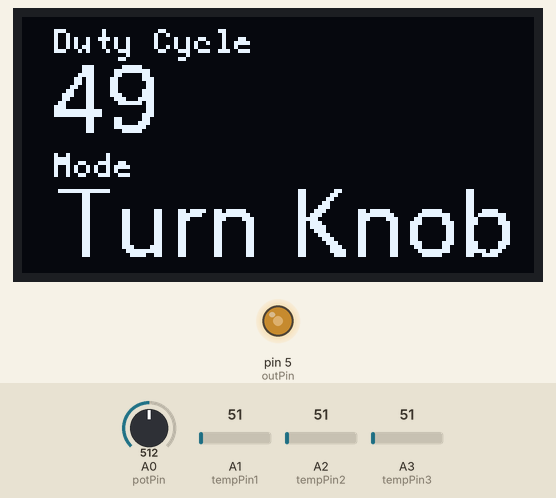
The sketch below on a simulated Arduino Uno, built with avr-gcc and run on an emulated ATmega328P. Shown: 128×64 one-colour display, output pins drawn as LEDs (lit = HIGH). The test bench sets the inputs (shaded band); at power-on: A0 (potPin) = 512, A1 (tempPin1) = 51, A2 (tempPin2) = 51, A3 (tempPin3) = 51. Pins used as bus, display or sensor lines are not drawn.

Above: at 1.2 s.
1.3 s: A0 (potPin) set to 40
At 2.8 s:
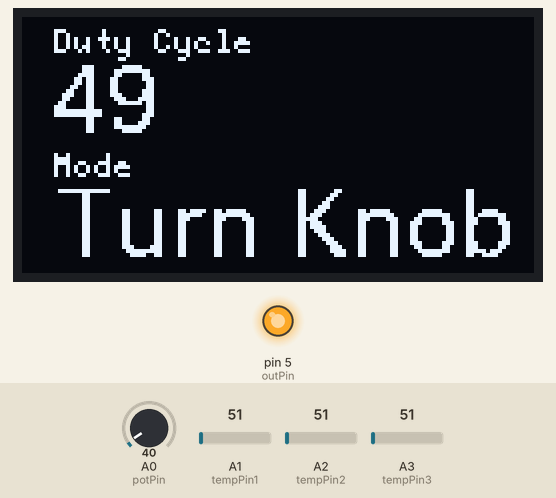
3.2 s: A0 (potPin) set to 30
At 4.6 s:
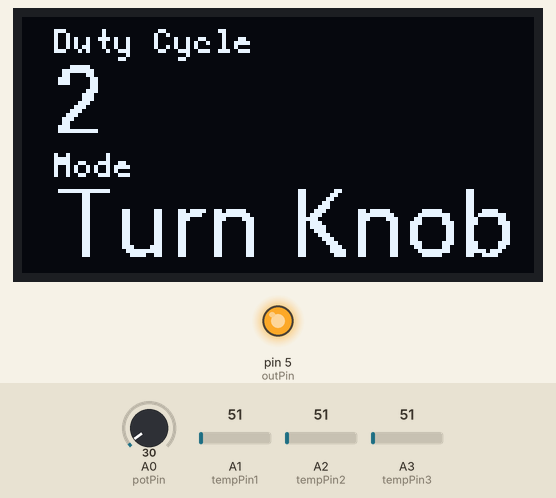
5.7 s: A0 (potPin) set to 264
At 7.4 s:
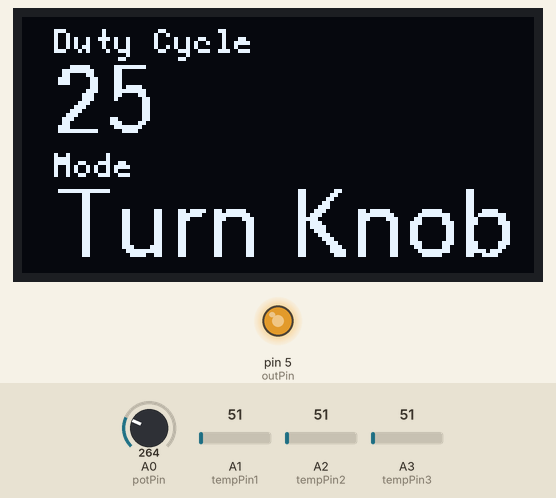
Timing chart, 0 to 8.9 s (numbered marks = the images above; inputs shaded):
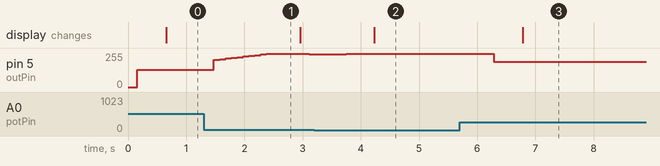

Measured:
- after the input at 1.3 s, pin 5 (outPin): rises from 128/255 to 250/255 in 0.90 s, then falls to 246/255 in 0.74 s
- after the input at 3.2 s, pin 5 (outPin): 246/255 → 248/255 after 0.55 s; the display: changes after 1.0 s (image 2)
- after the input at 5.7 s, pin 5 (outPin): 248/255 → 190/255 after 0.59 s; the display: changes after 1.1 s (image 3)

The sketch:

FerroFluid_JRW.ino
```cpp
/*Talk about this program...*/
#include <LiquidCrystal.h>
float pot;
float totalTime = 9.0;
float lastLapTime = 1.01;
float currentSpeed = 88.88;
float avgSpeed = 15.02;
float totalDist = 6.03;

String totalTimeStr;
int ttM = 0;
int ttMM = 9;
int ttS = 0;
int ttSS = 2;

String lastLapStr;
int llM = 0;
int llMM = 1;
int llS = 0;
int llSS = 1;


#include "U8glib.h"
//Use Gray scale if not using lines
U8GLIB_NHD31OLED_GR u8g(13, 11, 10, 9);	// SPI Com: SCK = 13, MOSI = 11, CS = 10, A0 = 9
//Use Black and White if using lines
//U8GLIB_NHD31OLED_BW u8g(13, 11, 10, 9);	// SPI Com: SCK = 13, MOSI = 11, CS = 10, A0 = 9


int potPin = 0;  // Select input pin for the potentiometer
int tempPin1 = 1;  //Select input pin for temperature sensor 1
int tempPin2 = 2;  //Select input pin for temperature sensor 2
int tempPin3 = 3;  //Select input pin for temperature sensor 3
int outPin = 5;      // Select output pin to control motor driver duty cyle
boolean play = 4; //Select input pin for the 'play' function
const int highTemp=100;    //The temperature at which the electromagnet will turn off (F)
const int safeTemp=95;    //The temperature at which the electromagnet can be turned back on (F)
int outDuty = 0;  //The duty cycle of the output. 0 is minimum, 255 is maximum
int potValue = 0;  //The input value of the potentiometer
int tempReadings1[10]={
  0,0,0,0,0,0,0,0,0,0};  //Ten temperature readings to be averaged from sensor 1
int tempReadings2[10]={
  0,0,0,0,0,0,0,0,0,0};  //Ten temperature readings to be averaged from sensor 2
int tempReadings3[10]={
  0,0,0,0,0,0,0,0,0,0};  //Ten temperature readings to be averaged from sensor 3
int total1;    //The total of the temperature readings
int total2;    //The total of the temperature readings
int total3;    //The total of the temperature readings
int tempValue1;    //The averaged temperature reading from sensor 1
int tempValue2;    //The averaged temperature reading from sensor 2
int tempValue3;    //The averaged temperature reading from sensor 3
int maxTempValue;    //The maximum of the three temperature sensor values
float tempFar;  //The maximum temperature in faranheit
int potReadings[2] = {
  0, 0};    //Keeps the last 2 input values to see if it is changing
boolean movement = true;  //Whether or not there is change in the input
boolean tooHot = false;  //Whether or not the electromagnet is too hot
int fan = 10; //Select output pin for fans

boolean splash = false;  //preventing splash variable

long timer = 60000; //Timer with an interval of 1 minute, or 60000 milliseconds
long time0 = 0;
long moveTime = 0;
int duty_cycle;
String mode;


LiquidCrystal lcd(2, 3, 6, 7, 8, 9);  //Initialize library with the numbers of the interface pins

void setup()
{
  pinMode(fan, OUTPUT);
  pinMode(outPin, OUTPUT);
  pinMode(play, INPUT);
  Serial.begin(9600);
  u8g.setContrast(255);
  u8g.setDefaultForegroundColor();
  long currentTime = millis();
  long loopTime = currentTime;
}

void loop() {

  int button = digitalRead(play);


  if (button) //automated demo code here
  {
    mode = "Playing!";
    analogWrite(fan,255);

    for (int i=0; i<10; i++)  //Burst!!
    {
      int pwm_an = 5;
      analogWrite(outPin,pwm_an);
      delay(100);
    }


    for (int i=0; i<10; i++)  //slow turn down to prevent splashing
    {
      int pwm_an = 205+(i*5);
      analogWrite(outPin,pwm_an);
      delay(200);
    }

    for (int i=0; i<254; i++) //ramp up
    {

      analogWrite(outPin, 255-(i));
      if (i!=254)
      {
        delay(20);
      }
      else
      {
        delay(1000); //hold at highest level
      }
    }


    for (int i=0; i<230; i++) //ramp down
    {

      analogWrite(outPin, i);
      if (i!=230)
      {
        delay(20);
      }
      else
      {
        delay(1000); //hold at lowest level
      }
    }

    for (int i=0; i<4; i++) //number of loops here controls duration of automated 'play'
    {
      analogWrite(outPin, 150);
      delay(2000);
      analogWrite(outPin, 50);
      delay(3000);
    }

    for (int i=0; i<10; i++)  //slow turn down to prevent splashing
    {
      analogWrite(outPin,(155+(i*10)));
      delay(200);
    }

  }


  else // Code here runs whenever device is not in 'Playing' mode.  Reads in Pot, Senses Temperature,etc.

  {
    mode = "Turn Knob";

    analogWrite(fan,255);  //turn on fans
    int sensorValue = analogRead(potPin); //read in pot value
//    Serial.print("Pot:");
//    Serial.println(sensorValue);
    int pwm_an = map(sensorValue,0,1023,255,0); //convert pot value to an analog pwm value
    //Serial.println(pwm_an);
    duty_cycle = map(pwm_an,255,0,0,100); //convert pwm value to duty cycle percentage
    //Serial.println(duty_cycle);

    //Detect if potvalue is changing and modulate timer

    potReadings[0]=potReadings[1];
    potReadings[1]=sensorValue;

    long currentTime = millis(); //save current time


    if (abs(potReadings[1]-potReadings[0])>50) //if not moving for length 'timer' set 'movement' to false
    {
      movement=true;
      moveTime = millis();
    }
    else
    {
      if (abs((moveTime - currentTime))>timer) //wait 1 minute before turning off electromagnent
      {
        movement=false;
      }
      if (abs((moveTime - currentTime))>timer*10) //delay turning off fans for another 10 minutes (timer * 10)
      {
        analogWrite(fan,0);
      }
    }

    // Splash boolean logic

    if (potReadings[1] < 150 && potReadings[0] > 200)
    {
      splash = true;
    }
    else
    {
      splash = false;
    }

    //Temperature Control

    /*Take ten temperature readings for each of the 3 sensors. Take the average of the ten readings.
     Choose whichever average is the highest. Convert value to degrees faranheit. Delay between reading
     from different pins to prevent multiplex errors*/
    total1 = 0;
    total2 = 0;
    total3 = 0;
    delay(50);
    for (int i=0; i<10; i++)
    {
      tempReadings1[i] = analogRead(tempPin1);
      total1 = total1 + tempReadings1[i];
    }
    delay(50);
    for (int i=0; i<10; i++)
    {
      tempReadings2[i] = analogRead(tempPin2);
      total2 = total2 + tempReadings2[i];
    }
    delay(50);
    for (int i=0; i<10; i++)
    {
      tempReadings3[i] = analogRead(tempPin3);
      total3 = total3 + tempReadings3[i];
    }
    tempValue1 = total1/10;
    tempValue2 = total2/10;
    tempValue3 = total3/10;
    maxTempValue = max(tempValue1, tempValue2);
    maxTempValue = max(maxTempValue, tempValue3);
    tempFar = float(maxTempValue) * 400 / 1023; //originally *500/1023

    //Check if the magnet is too hot
    if (tempFar > highTemp)
    {
      tooHot = true;
    }
    //Check if magnet is at a safe temperature
    else if (tempFar < safeTemp)
    {
      tooHot = false;
    }

    //If input changing and not too hot then output same value. Otherwise output 0.
    if (movement && !tooHot)
    {
      if (splash)
      {

        for (int i=0; i<10; i++)  //slow turn down to prevent splashing
        {
          analogWrite(outPin,205+(i*5));
          delay(100);

          int sensorValue = analogRead(potPin); //read in pot value
          int pwm_an = map(sensorValue,0,1023,255,0); //convert pot value to an analog pwm value
          int duty_cycle = map(pwm_an,255,0,0,100); //convert pwm value to duty cycle percentage


        }

      }
      else //if not in splashing case, behave normally

      analogWrite(outPin,pwm_an); //output analog pwm value
    }

    else
    {
      analogWrite(outPin, 255);
      int duty_cycle = 0;
    }

    //print duty cycle and seconds since reset on LCD screen
    lcd.clear();
    lcd.setCursor(0,0);
    if (!movement && !tooHot)  //Message if not in use
    {
      lcd.print("Turn the knob   ");
      lcd.setCursor(0, 1);
      lcd.print("to start playing");
    }

    if (movement && !tooHot)  //Message if in normal use
    {
      lcd.print("Electromagnet   ");
      lcd.setCursor(0,1);
      lcd.print("power at ");
      lcd.print(int(duty_cycle));
      lcd.print("%   ");
    }
    if (tooHot)  //Message if magnet is above safe temperature
    {
      lcd.print("Too Hot! Magnet temp is  ");
      lcd.setCursor(0, 1);
      lcd.print(int(tempFar));
      lcd.print(" F            ");
    }

  }

  u8g.firstPage();
  do {
    draw();
  } while( u8g.nextPage() );


}


void draw(void) {

  //Duty Cycle////////////////////////////////////////////////////////////////////////////////////////////////////////////////////
  u8g.setFont(u8g_font_profont10);
  u8g.drawStr(8,9,"Duty Cycle");
  u8g.setFont(u8g_font_fur17);
  u8g.setPrintPos(8,29);
  u8g.print(duty_cycle);
  //Mode/////////////////////////////////////////////////////////////////////////////////////////////////////////////////
  u8g.setFont(u8g_font_profont10);
  u8g.drawStr(8,40,"Mode");
  u8g.setFont(u8g_font_fur17);
  u8g.setPrintPos(8,60);
  u8g.print(mode);
  //Coil Temp/////////////////////////////////////////////////////////////////////////////////////////////////////////////////
  u8g.setFont(u8g_font_profont10);
  u8g.drawStr(174,9,"Coil Temp F");
  u8g.setFont(u8g_font_fur17);
  u8g.setPrintPos(174,29);
  u8g.print(tempFar);
  //Distance//////////////////////////////////////////////////////////////////////////////////////////////////////////////////////
  u8g.setFont(u8g_font_profont10);
  u8g.drawStr(174,40,"Distance");
  u8g.setFont(u8g_font_fur17);
  u8g.setPrintPos(174,60);
  u8g.print(totalDist);


}
```
